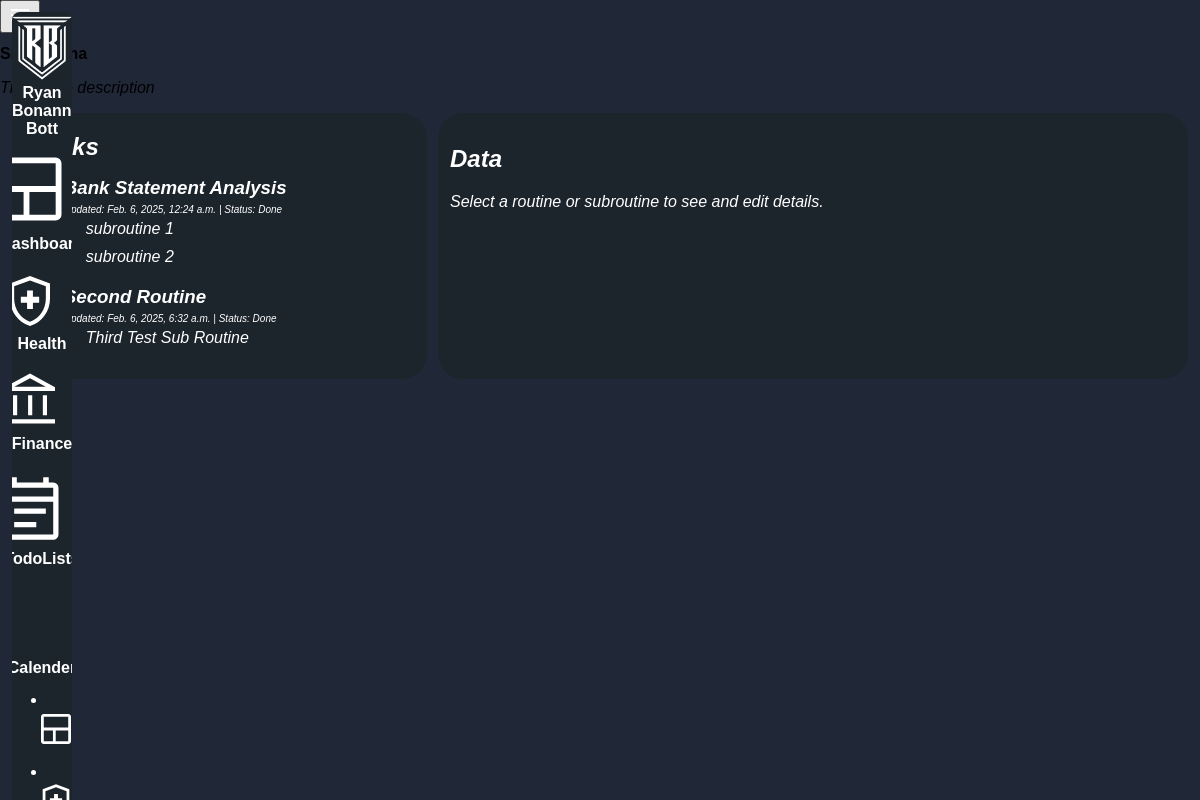
Page /project/matters/1/ on the earlier database version.
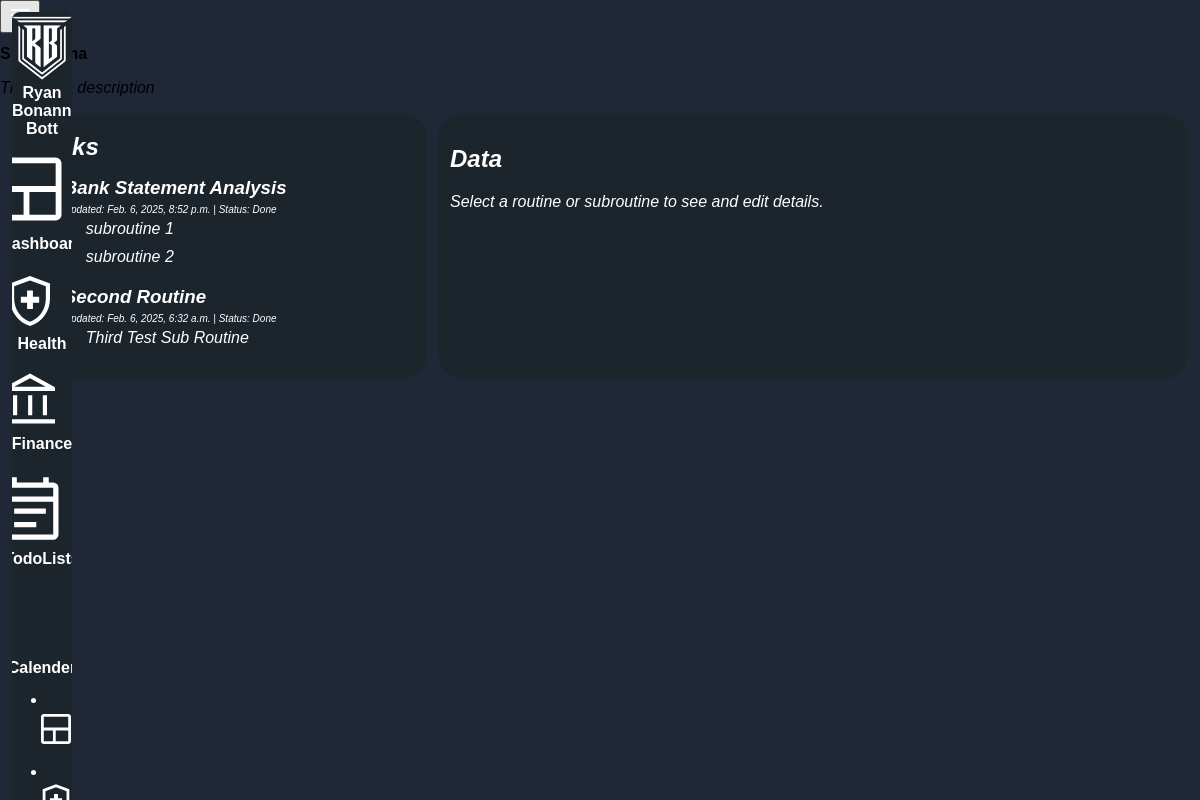
Same page on the later database version.
### Progman/models.py (models this page shows, shortened)
class Routine(models.Model):
    name = models.CharField(max_length=250)
    type = models.ForeignKey(Type, on_delete=models.SET_NULL, null=True, blank=True, related_name="routines")
    matter = models.ForeignKey(Matter, on_delete=models.CASCADE, related_name="routines")
    start_date = models.DateField(null=True, blank=True)
    due_date = models.DateField(null=True, blank=True)
    description = models.TextField(null=True, blank=True) # Put your Notes Here
    status = models.ForeignKey(Status, on_delete=models.SET_NULL, null=True, blank=True, related_name="routines")
    percent_complete = models.FloatField(null=True, blank=True)
    created_at = models.DateTimeField(auto_now_add=True)
    updated_at = models.DateTimeField(auto_now=True)

class Status(models.Model):
    name = models.CharField(max_length=100)
    def __str__(self):
        return self.name

### Progman/views.py (the view)
# urls.py: path('matters/<int:pk>/', views.MatterDetailView.as_view(), name='matter_detail'),
class MatterDetailView(DetailView):
    model = Matter
    template_name = 'note/matter_detail.html'

### Progman/templates/note/matter_detail.html (shortened to what this page needs)
{% extends "base/base.html" %}
{% load static %}
{% block template %}
<body>
    <div class="header"  style="padding-top:1%">
        <div class="title"><b>{{ matter.name }}</b></div>
    </div>
    <p><i>{{ matter.description }}<i></p>
    <div class="Grid_toprow">
        <div id="TopRowChild" class="totalspentmade" style="width: 30%">
            <h2 style="margin: 2%;">Tasks</h2>
            <ol>
                {% for routine in matter.routines.all %}
                    <li style="margin-bottom: 15px">
                        <h3
                            class="routine-item"
                            data-id="{{ routine.id }}"
                            style="margin-bottom: 5px">
                            {{ routine.name }}
                        </h3>
                        <div style="margin-top: 0px; font-size:10px">
                            <i>Updated: {{ routine.updated_at }} | Status: {{ routine.status }}</i>
                        </div>
                        {% for subroutine in routine.subroutines.all %}
                            <ul>
                                <li
                                    class="subroutine-item"
                                    data-id="{{ subroutine.id }}">
                                    {{ subroutine.name }}
                                </li>
                            </ul>
                        {% endfor %}
                    </li>
                {% endfor %}
            </ol>
        </div>
        <div id="TopRowChild" class="thisweeklastweek">
            <h2> Data </h2>
            <div id="data-display">
                <p>Select a routine or subroutine to see and edit details.</p>
            </div>
        </div>
    </div>
</body>
{% endblock %}

Differences in the rows shown:
changed Routine "Bank Statement Analysis": updated_at "Feb. 6, 2025, 12:24 a.m." → "Feb. 6, 2025, 8:52 p.m."
